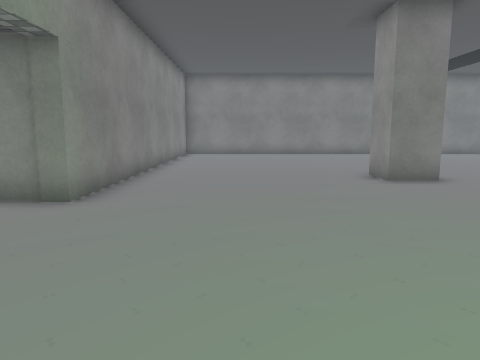
view 1 (above)

19 first-person views from a walk through a Unity game level. The camera is 1.2 m above the floor, tilts 8° down and sees 70° across. Doors are open. The floor is counted in squares, 1 m on a side. Each view is taken from the middle of a square. On the plan, view 1 faces up. The plan holds only what a view shows up to about 14 squares ahead; the rest is blank. The place goes on beyond the plan. The player character is not drawn. Some surface patterns are stand-ins.

view 2
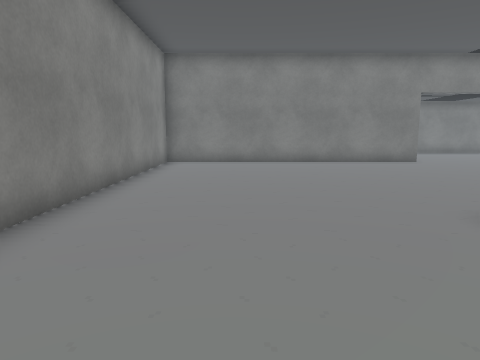

view 3
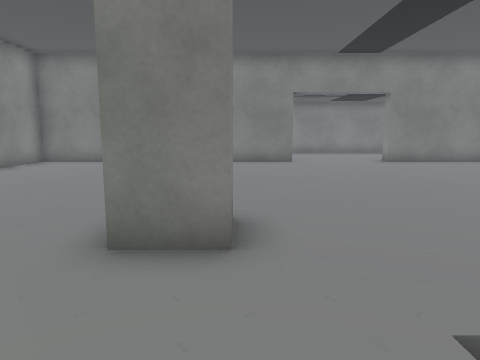

view 4
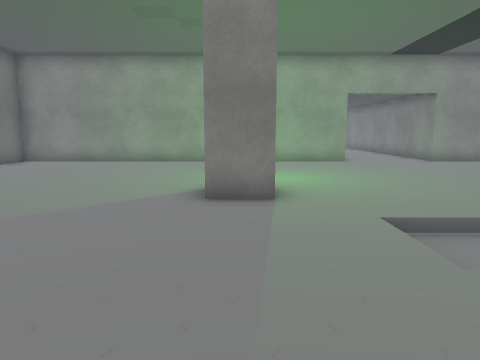

view 5
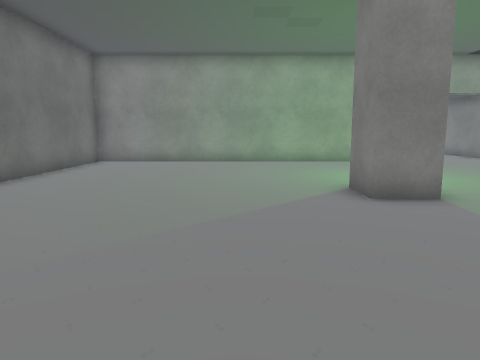

view 6
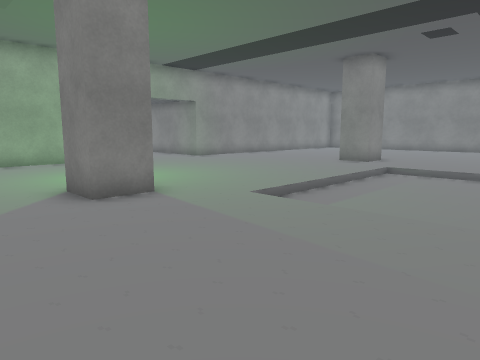

view 7
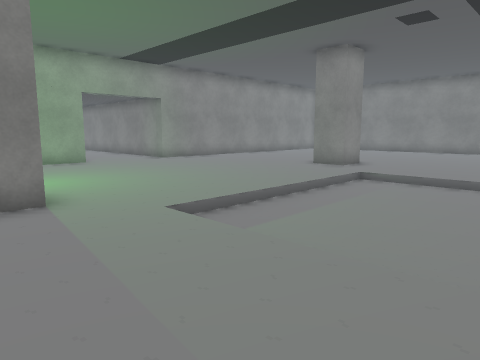

view 8
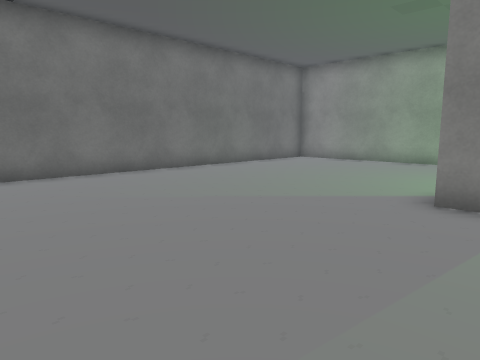

view 9
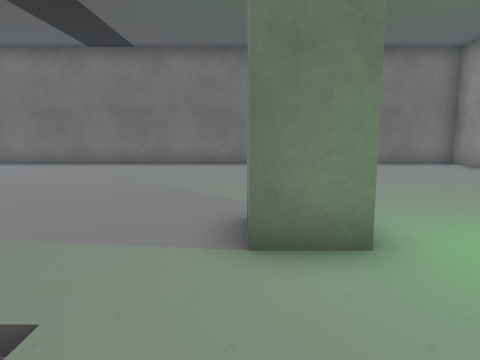

view 10
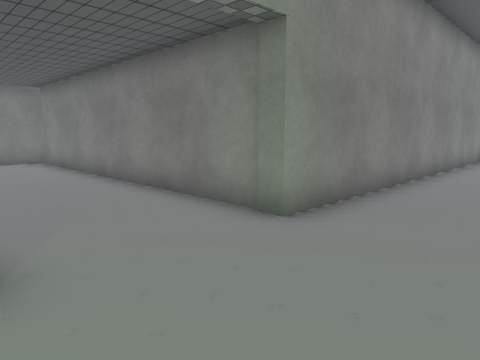

view 11
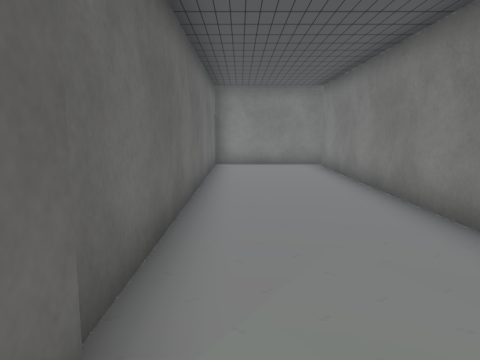

view 12
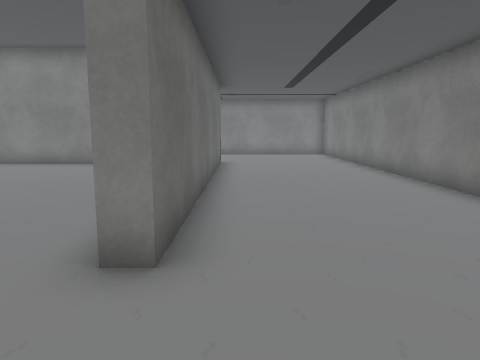

view 13
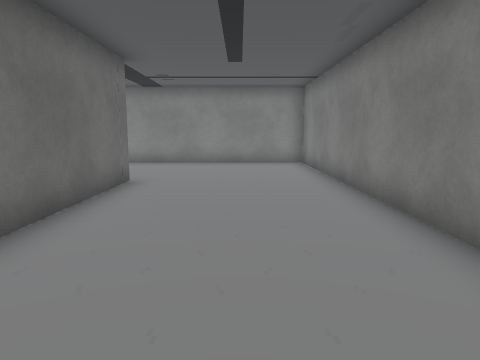

view 14
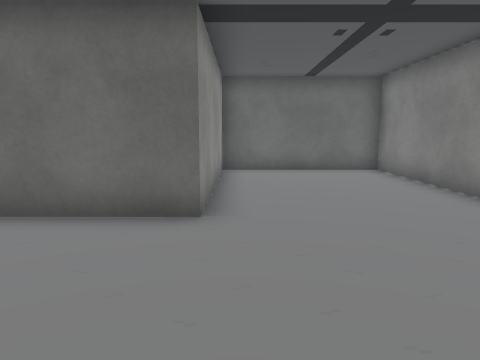

view 15
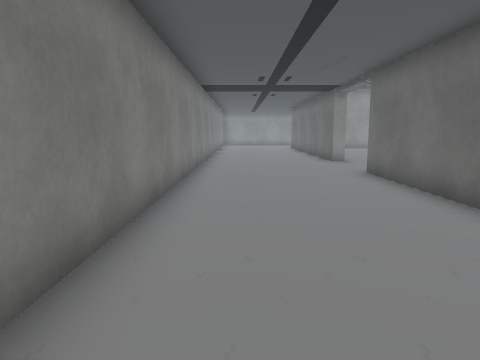

view 16
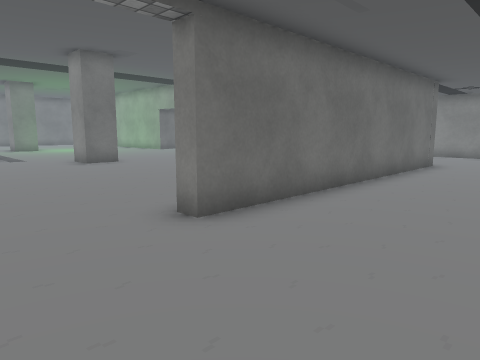

view 17
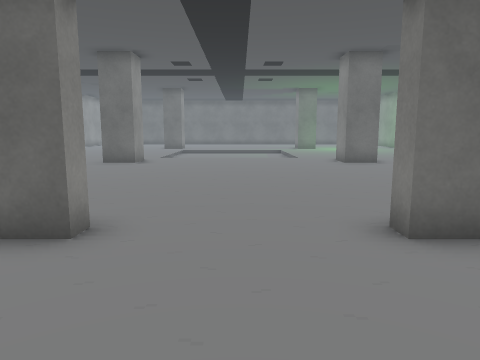

view 18
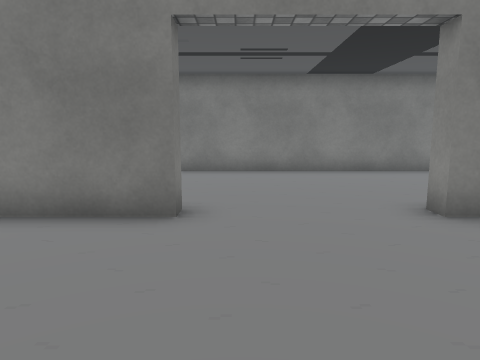

view 19
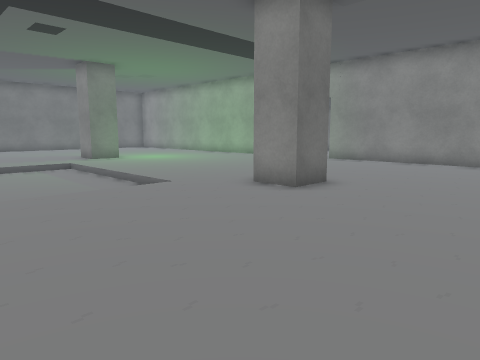

### Floor plan
Key: @ floor where view 1 was taken; # wall or solid block; . main floor; - floor 0.25 m lower than the main floor; / step, stairs or slope; D open door.
Columns run from 15 left of view 1 to 11 right of it. Each row starts with its distance up from view 1.
 25        ####################
 24        #...................
 23        #...................
 22        #...................
 21        #...................
 20        #...................
 19        #....##########DDDDD
 18        #....#..............
 17        #....#..............
 16        #....#..............
 15        #....#..............
 14        #....#..............
 13        ######..............
 12             #..............
 11             #..............
 10             #......##......
  9             #......##......
  8             #......##.....
  7             #.........////
  6 ############D.........---
  5 #...........D.........----
  4 #...........D.........----
  3 #...........D.........----
  2 ############D.........----
  1             #.........----
  0             #..@....../////
 -1             #......##......
 -2             #......##......
 -3             #......##......
 -4             #..............
 -5             #..............
 -6             #..............
 -7             #..............
 -8             #..............
 -9             #..............
-10             #..............
-11             ###############

Positions as (right, up) in squares from view 1, and headings:
1: (0, 0), facing up
2: (0, 5), facing up
3: (5, 5), facing up
4: (11, -2), facing left
5: (11, -5), facing left
6: (11, -5), facing up-left
7: (11, -3), facing up-left
8: (11, -1), facing down-left
9: (5, 2), facing down
10: (0, 2), facing up-left
11: (-2, 3), facing left
12: (10, 20), facing left
13: (5, 22), facing left
14: (-4, 24), facing down
15: (-3, 23), facing right
16: (10, 23), facing down-left
17: (9, 23), facing down
18: (8, 14), facing up
19: (11, 14), facing down-left
